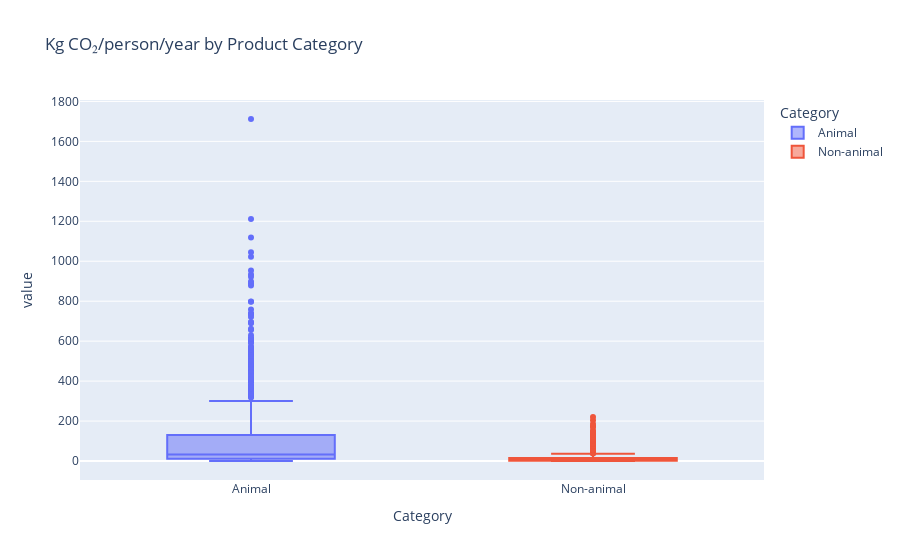

This figure's notebook cell:
### Code cell
df_co2 = df[df['metric'] == 'Kg CO2/person/year']

# Create boxplot for CO2
fig_co2 = px.box(
    df_co2,
    x='product_category',
    y='value',
    color='product_category',
    title='Kg CO₂/person/year by Product Category',
    labels={'Total': 'Kg CO₂/person/year', 'product_category': 'Category'},
    hover_data= ['country']
)

fig_co2.show()

### Figure 1 — Plotly figure (JSON) as saved in the notebook; plotly's stock layout.template omitted (floating-point values rounded to 4 significant figures; data arrays with more than 128 entries replaced by an {"elided": "..."} marker saying what was removed)
{"data": [{"alignmentgroup": "True", "customdata": {"elided": "910x1 str values"}, "hovertemplate": "Category=%{x}<br>value=%{y}<br>country=%{customdata[0]}<extra></extra>", "legendgroup": "Animal", "marker": {"color": "#636efa"}, "name": "Animal", "notched": false, "offsetgroup": "Animal", "orientation": "v", "showlegend": true, "type": "box", "x": {"elided": "910 str values"}, "x0": " ", "xaxis": "x", "y": {"elided": "910 float values"}, "y0": " ", "yaxis": "y"}, {"alignmentgroup": "True", "customdata": {"elided": "520x1 str values"}, "hovertemplate": "Category=%{x}<br>value=%{y}<br>country=%{customdata[0]}<extra></extra>", "legendgroup": "Non-animal", "marker": {"color": "#EF553B"}, "name": "Non-animal", "notched": false, "offsetgroup": "Non-animal", "orientation": "v", "showlegend": true, "type": "box", "x": {"elided": "520 str values"}, "x0": " ", "xaxis": "x", "y": {"elided": "520 float values"}, "y0": " ", "yaxis": "y"}], "layout": {"boxmode": "overlay", "legend": {"title": {"text": "Category"}, "tracegroupgap": 0}, "title": {"text": "Kg CO₂/person/year by Product Category"}, "xaxis": {"anchor": "y", "categoryarray": ["Animal", "Non-animal"], "categoryorder": "array", "domain": [0, 1], "title": {"text": "Category"}}, "yaxis": {"anchor": "x", "domain": [0, 1], "title": {"text": "value"}}}}
